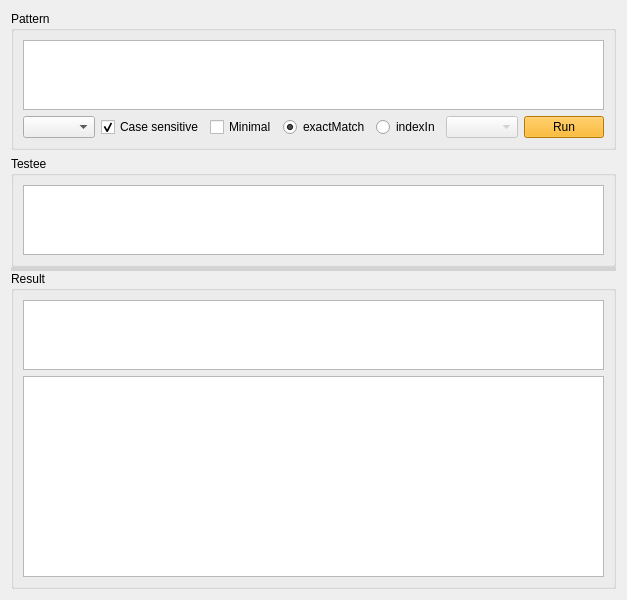
<?xml version="1.0" encoding="UTF-8"?>
<ui version="4.0">
 <class>RegexTesterWindow</class>
 <widget class="QWidget" name="RegexTesterWindow">
  <property name="geometry">
   <rect>
    <x>0</x>
    <y>0</y>
    <width>505</width>
    <height>600</height>
   </rect>
  </property>
  <property name="windowTitle">
   <string>Regex Tester</string>
  </property>
  <property name="locale">
   <locale language="C" country="AnyCountry"/>
  </property>
  <layout class="QVBoxLayout" name="verticalLayout">
   <item>
    <widget class="QGroupBox" name="patternBox">
     <property name="title">
      <string>Pattern</string>
     </property>
     <layout class="QVBoxLayout" name="verticalLayout_2">
      <item>
       <widget class="QTextEdit" name="patternEdit"/>
      </item>
      <item>
       <layout class="QHBoxLayout" name="horizontalLayout">
        <item>
         <widget class="QComboBox" name="patternSyntaxComboBox">
          <property name="sizePolicy">
           <sizepolicy hsizetype="Preferred" vsizetype="Fixed">
            <horstretch>2</horstretch>
            <verstretch>0</verstretch>
           </sizepolicy>
          </property>
         </widget>
        </item>
        <item>
         <widget class="QCheckBox" name="caseSensitiveCheckBox">
          <property name="sizePolicy">
           <sizepolicy hsizetype="Minimum" vsizetype="Fixed">
            <horstretch>1</horstretch>
            <verstretch>0</verstretch>
           </sizepolicy>
          </property>
          <property name="text">
           <string>Case sensitive</string>
          </property>
          <property name="checked">
           <bool>true</bool>
          </property>
         </widget>
        </item>
        <item>
         <widget class="QCheckBox" name="minimalCheckBox">
          <property name="sizePolicy">
           <sizepolicy hsizetype="Minimum" vsizetype="Fixed">
            <horstretch>1</horstretch>
            <verstretch>0</verstretch>
           </sizepolicy>
          </property>
          <property name="text">
           <string>Minimal</string>
          </property>
         </widget>
        </item>
        <item>
         <widget class="QRadioButton" name="exactMatchRadioBox">
          <property name="sizePolicy">
           <sizepolicy hsizetype="Minimum" vsizetype="Fixed">
            <horstretch>1</horstretch>
            <verstretch>0</verstretch>
           </sizepolicy>
          </property>
          <property name="text">
           <string>exactMatch</string>
          </property>
          <property name="checked">
           <bool>true</bool>
          </property>
          <attribute name="buttonGroup">
           <string notr="true">matchMethodGroup</string>
          </attribute>
         </widget>
        </item>
        <item>
         <widget class="QRadioButton" name="indexInRadioBox">
          <property name="sizePolicy">
           <sizepolicy hsizetype="Minimum" vsizetype="Fixed">
            <horstretch>1</horstretch>
            <verstretch>0</verstretch>
           </sizepolicy>
          </property>
          <property name="text">
           <string>indexIn</string>
          </property>
          <attribute name="buttonGroup">
           <string notr="true">matchMethodGroup</string>
          </attribute>
         </widget>
        </item>
        <item>
         <widget class="QComboBox" name="caretModeComboBox">
          <property name="enabled">
           <bool>false</bool>
          </property>
          <property name="sizePolicy">
           <sizepolicy hsizetype="Preferred" vsizetype="Fixed">
            <horstretch>2</horstretch>
            <verstretch>0</verstretch>
           </sizepolicy>
          </property>
         </widget>
        </item>
        <item>
         <widget class="QPushButton" name="runButton">
          <property name="styleSheet">
           <string notr="true">background-color: rgb(255, 170, 0);</string>
          </property>
          <property name="text">
           <string>Run</string>
          </property>
         </widget>
        </item>
       </layout>
      </item>
     </layout>
    </widget>
   </item>
   <item>
    <widget class="QSplitter" name="splitter">
     <property name="styleSheet">
      <string notr="true">QSplitter::handle { background-color: lightgray }</string>
     </property>
     <property name="orientation">
      <enum>Qt::Vertical</enum>
     </property>
     <property name="handleWidth">
      <number>4</number>
     </property>
     <widget class="QGroupBox" name="testeeBox">
      <property name="sizePolicy">
       <sizepolicy hsizetype="Preferred" vsizetype="Preferred">
        <horstretch>0</horstretch>
        <verstretch>1</verstretch>
       </sizepolicy>
      </property>
      <property name="title">
       <string>Testee</string>
      </property>
      <layout class="QVBoxLayout" name="verticalLayout_3">
       <item>
        <widget class="QTextEdit" name="testeeEdit"/>
       </item>
      </layout>
     </widget>
     <widget class="QGroupBox" name="resultBox">
      <property name="sizePolicy">
       <sizepolicy hsizetype="Preferred" vsizetype="Preferred">
        <horstretch>0</horstretch>
        <verstretch>3</verstretch>
       </sizepolicy>
      </property>
      <property name="title">
       <string>Result</string>
      </property>
      <layout class="QVBoxLayout" name="verticalLayout_4">
       <item>
        <widget class="QTextEdit" name="resultEdit">
         <property name="sizePolicy">
          <sizepolicy hsizetype="Expanding" vsizetype="Expanding">
           <horstretch>0</horstretch>
           <verstretch>1</verstretch>
          </sizepolicy>
         </property>
         <property name="readOnly">
          <bool>true</bool>
         </property>
        </widget>
       </item>
       <item>
        <widget class="QTableWidget" name="resultTable">
         <property name="sizePolicy">
          <sizepolicy hsizetype="Expanding" vsizetype="Expanding">
           <horstretch>0</horstretch>
           <verstretch>3</verstretch>
          </sizepolicy>
         </property>
         <property name="gridStyle">
          <enum>Qt::DotLine</enum>
         </property>
        </widget>
       </item>
      </layout>
     </widget>
    </widget>
   </item>
  </layout>
 </widget>
 <resources/>
 <connections>
  <connection>
   <sender>indexInRadioBox</sender>
   <signal>toggled(bool)</signal>
   <receiver>caretModeComboBox</receiver>
   <slot>setEnabled(bool)</slot>
   <hints>
    <hint type="sourcelabel">
     <x>288</x>
     <y>118</y>
    </hint>
    <hint type="destinationlabel">
     <x>346</x>
     <y>118</y>
    </hint>
   </hints>
  </connection>
 </connections>
 <slots>
  <slot>on_indexInRadioBoxToggled(bool)</slot>
 </slots>
 <buttongroups>
  <buttongroup name="matchMethodGroup"/>
 </buttongroups>
</ui>
